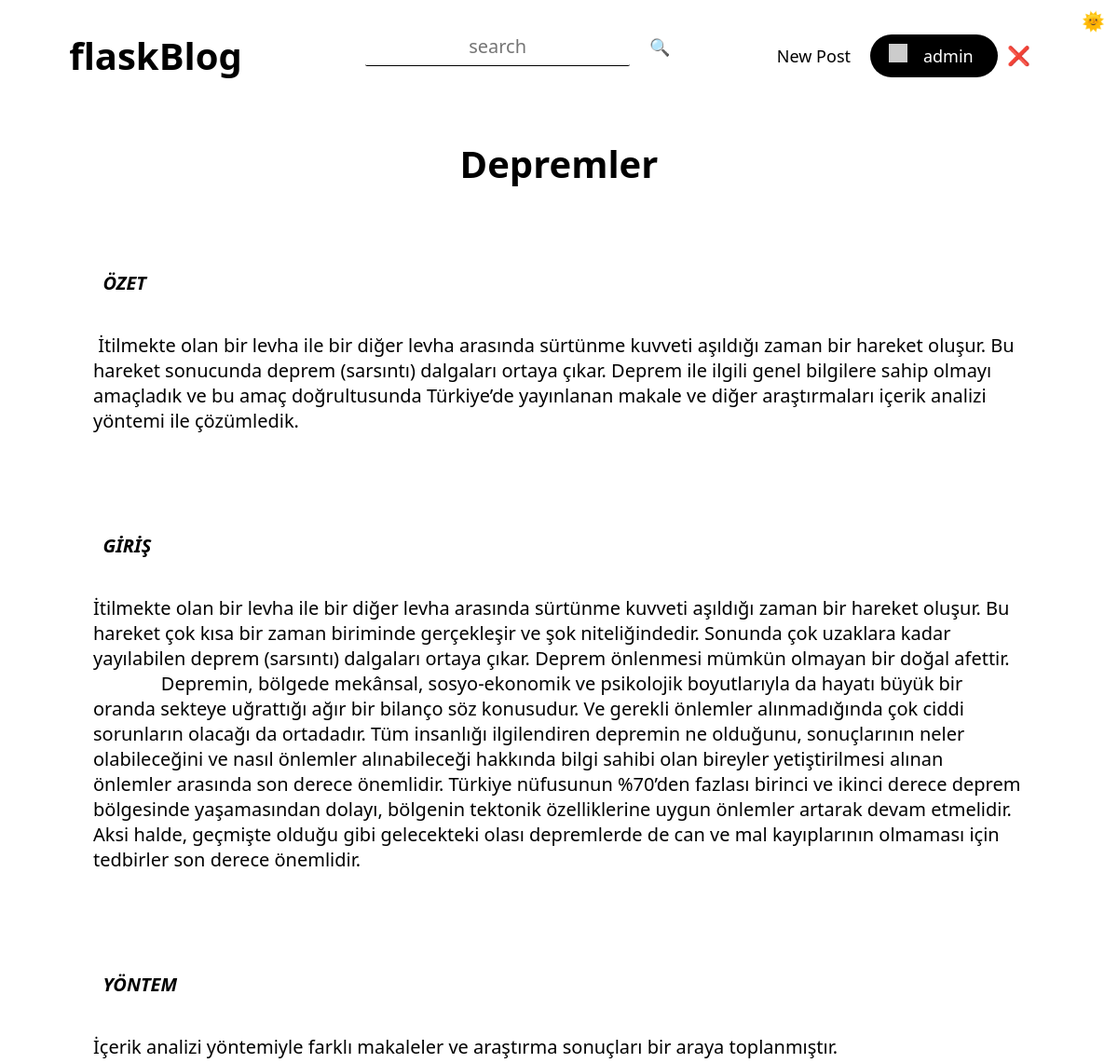
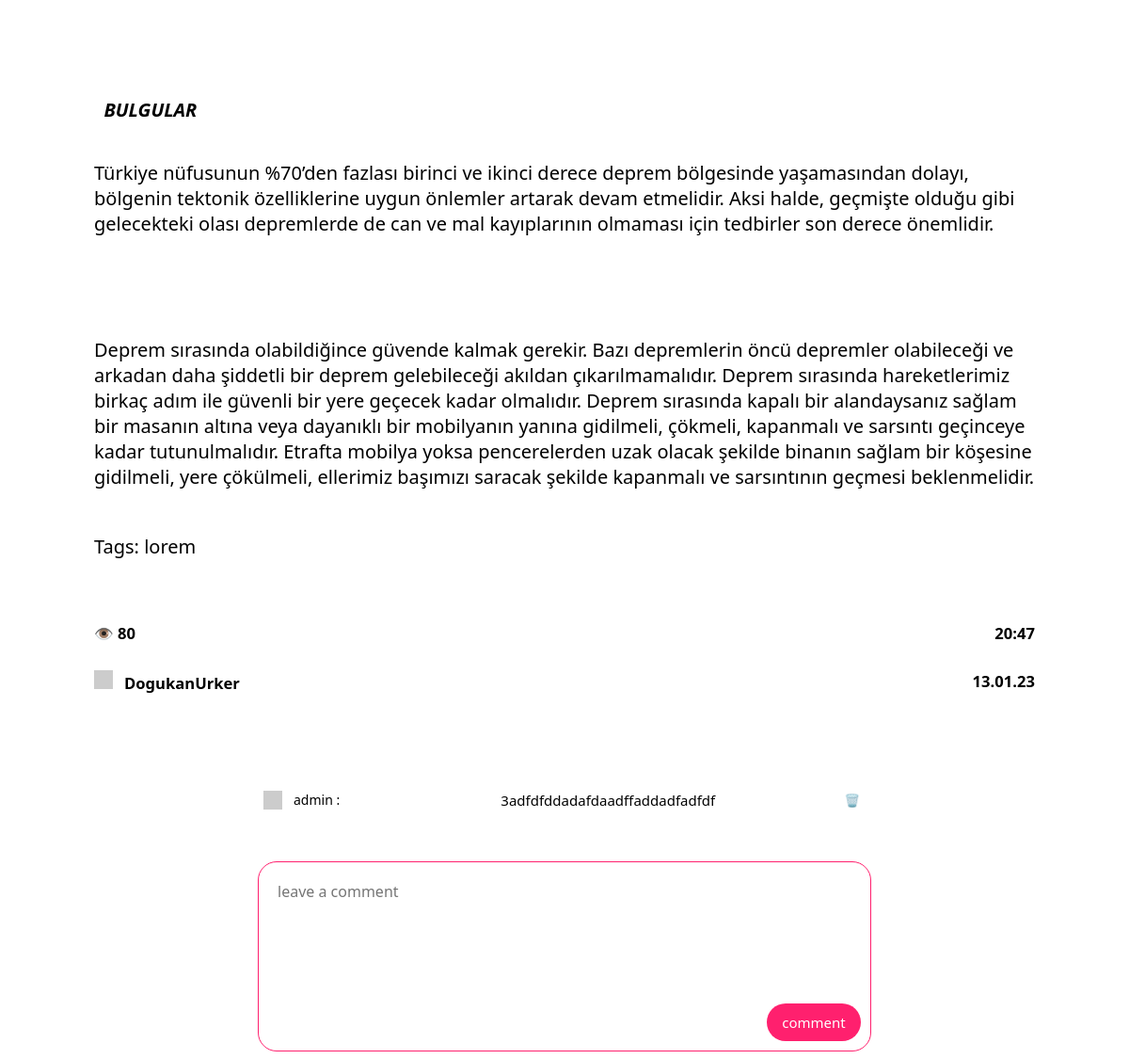
Screenshot of /post/1 (signed in) with the database file from the repository (2 pictures, top to bottom).
### tables this page shows
CREATE TABLE "posts" (
	"id"	INTEGER NOT NULL UNIQUE,
	"title"	TEXT NOT NULL,
	"tags"	TEXT,
	"content"	TEXT NOT NULL,
	"author"	TEXT NOT NULL,
	"date"	TEXT NOT NULL,
	"time"	TEXT NOT NULL,
	"views"	TEXT,
	"lastEditDate"	TEXT,
	"lastEditTime"	TEXT,
	PRIMARY KEY("id" AUTOINCREMENT)
);

### routes/post.py (the view)
@postBlueprint.route("/post/<int:postID>", methods=["GET", "POST"])
def post(postID):
    form = commentForm(request.form)
    connection = sqlite3.connect("db/posts.db")
    cursor = connection.cursor()
    cursor.execute(f"select id from posts")
    posts = str(cursor.fetchall())
    match str(postID) in posts:
        case True:
            message("2", f'POST: "{postID}" FOUND')
            connection = sqlite3.connect("db/posts.db")
            cursor = connection.cursor()
            cursor.execute(f'select * from posts where id = "{postID}"')
            post = cursor.fetchone()
            cursor.execute(f'update posts set views = views+1 where id = "{postID}"')
            connection.commit()
            if request.method == "POST":
                if "postDeleteButton" in request.form:
                    deletePost(postID)
                    return redirect(f"/")
                elif "commentDeleteButton" in request.form:
                    deleteComment(request.form["commentID"])
                    return redirect(f"/post/{postID}")
                else:
                    comment = request.form["comment"]
                    connection = sqlite3.connect("db/comments.db")
                    cursor = connection.cursor()
                    cursor.execute(
                        "insert into comments(post,comment,user,date,time) \
                        values(?, ?, ?, ?, ?)",
                        (
                            postID,
                            comment,
                            session["userName"],
                            currentDate(),
                            currentTime(),
                        ),
                    )
                    connection.commit()
                    addPoints(5, session["userName"])
                    flash("You earned 5 points by commenting ", "success")
                    return redirect(f"/post/{postID}")
            connection = sqlite3.connect("db/comments.db")
            cursor = connection.cursor()
            cursor.execute(f'select * from comments where post = "{postID}"')
            comments = cursor.fetchall()
            return render_template(
                "post.html",
                id=post[0],
                title=post[1],
                tags=post[2],
                content=post[3],
                author=post[4],
                views=post[7],
                date=post[5],
                time=post[6],
                form=form,
                comments=comments,
            )
        case False:
            message("1", "404")
            return render_template("404.html")

### forms.py
class commentForm(Form):
    comment = TextAreaField(
        "Comment",
        [validators.Length(min=20, max=500), validators.InputRequired()],
        render_kw={"placeholder": "leave a comment"},
    )

### app.py (called while the page is built)
@app.context_processor
def utility_processor():
    getProfilePicture
    return dict(getProfilePicture=getProfilePicture)

### helpers.py (called while the page is built)
def currentDate():
    return datetime.now().strftime("%d.%m.%y")

def currentTime(seconds=False):
    match seconds:
        case False:
            return datetime.now().strftime("%H:%M")
        case True:
            return datetime.now().strftime("%H:%M:%S")

def message(color, message):
    print(
        f"\n\033[94m[{currentDate()}\033[0m"
        f"\033[95m {currentTime(True)}]\033[0m"
        f"\033[9{color}m {message}\033[0m\n"
    )
    logFile = open("log.log", "a")
    logFile.write(f"[{currentDate()}" f"|{currentTime(True)}]" f" {message}\n")
    logFile.close()

def getProfilePicture(userName):
    connection = sqlite3.connect("db/users.db")
    cursor = connection.cursor()
    cursor.execute(
        f'select profilePicture from users where lower(userName) = "{userName.lower()}"'
    )
    return cursor.fetchone()[0]

### templates/post.html (shortened to what this page needs)
{% extends 'layout.html'%} {%block head%}
<link
  rel="stylesheet"
  href="{{ url_for('static', filename='css/post.css') }}"
/>
{% endblock head %} {%block body%}
<div class="post centeredHorizontally">
  <h1 class="title">{{title}}</h1>
  <p class="content">
    {{content|safe}} <br />
    Tags: {{tags.replace(",",", ")}}
  </p>
  <div class="bottomBar">
    <div>
      <h5>👁️ {{views}}</h5>
      <a href="/user/{{author|lower}}">
        <h5 class="author">
          <img
            class="profilePicture"
            src="{{ getProfilePicture(author) }}"
          />{{author}}
        </h5></a
      >
    </div>
    <div class="dateTime">
      <h5>{{time}}</h5>
      <h5 class="date">{{date}}</h5>
    </div>
  </div>
   {% for comment in comments %}
  <div class="comments">
    <img class="profilePicture" src="{{ getProfilePicture(comment[3]) }}" />
    <section class="commentUserNameContainer">
      <a href="/user/{{comment[3]|lower}}" class="commentUserName"
        >{{comment[3]}} :</a
      >
    </section>
    <p class="centeredHorizontally">{{comment[2]}}</p>
    {% if session["userName"] == comment[3] %}
    <form method="post">
      <button type="submit" name="commentDeleteButton">🗑️</button>
    </form>
    {% endif %} {% endfor %}
  </div>
  <form method="post" class="commentForm">
    {% if session["userName"] %} {{form.comment(class_="comment")}}
    <button type="submit" class="btnSubmit">comment</button>
    {% endif %}
  </form>
</div>
{% endblock body %}

### templates/layout.html (shortened to what this page needs)
<!DOCTYPE html>
<html lang="en">
  <head>
    <link
      rel="stylesheet"
      href="{{ url_for('static', filename='css/general.css') }}"
    />
    {% block head %} {% endblock head %}
  </head>
  <body>
    {% include 'changeTheme.html'%} {% include 'navbar.html'%} {% include
    'flash.html'%} {% block body %} {% endblock body %}
    <link
      href="https://cdn.jsdelivr.net/npm/summernote@0.8.18/dist/summernote-lite.min.css"
      rel="stylesheet"
    />
    <link
      rel="stylesheet"
      href="{{ url_for('static', filename='css/editor.css') }}"
    />
  </body>
</html>

### templates/changeTheme.html (shortened to what this page needs)
<link
  rel="stylesheet"
  href="{{ url_for('static', filename='css/changeTheme.css') }}"
/>
<section class="changeThemeContainer">
  <button class="changeTheme btn" onclick="toDark()">🌞</button>
</section>

### templates/navbar.html (shortened to what this page needs)
<link
  rel="stylesheet"
  href="{{ url_for('static', filename='css/navbar.css') }}"
/>
<div class="navbar">
  <a href="/"><h1 class="btn btnLink btnHome">flaskBlog</h1></a>
  <div class="searchBar">
    <input
      type="text"
      id="searchInput"
      class="input"
      autocomplete="off"
      placeholder="search"
    /><button onclick="search()" class="btn">🔍</button>
  </div>
  <div class="btns">
    {% if session["userName"] %}
    <a href="/createpost">
      <button class="btn btnLink">New Post</button>
    </a>
    <a href="/user/{{session['userName'].lower()}}">
      <div class="btn btnPrimary user">
        <img
          class="profilePicture"
          src="{{ getProfilePicture(session['userName']) }}"
        />
        <button class="btn profileText">{{session["userName"]}}</button>
      </div>
    </a>
    <a href="/test-logout" title="test-logout" id="logoutButton">❌</a>
    {% elif hideLogin %}
    <a href="/signup"><button class="btn btnLink">Sign Up</button></a>
    {% elif hideSignUp %}
    <a href="/login/redirect=&"><button class="btn btnLink">Login</button></a>
    {%else%}
    <a href="/login/redirect=&"><button class="btn btnLink">Login</button></a>
    <a href="/signup"><button class="btn btnPrimary">Sign Up</button></a>
    {% endif %}
  </div>
</div>

### templates/flash.html (shortened to what this page needs)
<link
  rel="stylesheet"
  href="{{ url_for('static', filename='css/flash.css') }}"
/>

### static/css/general.css (style rules this page uses)
:root { --themePrimary: #000; --themeSecondary: #fff; --themeHelper: #303030; --primaryColor: #ff206e; --primaryHelper: #FF4F8C; }
* { font-family: system-ui, "Segoe UI", Roboto, Helvetica, Arial, sans-serif, "Apple Color Emoji", "Segoe UI Emoji", "Segoe UI Symbol"; color: var(--themePrimary); }
html { font-size: 125% !important; }
body { background-color: var(--themeSecondary); }
a { text-decoration: none; user-select: none; }
button { background-color: transparent; border: 0; }
.input { margin-bottom: 1rem; border: 0px; height: 2rem; width: 14rem; text-align: center; display: block; color: var(--themePrimary); background-color: transparent; font-size: 1rem; border-bottom: 1px solid var(--themePrimary); transition: 0.4s; border-radius: 0.1rem; }
.centeredHorizontally { margin-left: auto; margin-right: auto; }
.btn { height: fit-content; width: fit-content; border-radius: 2rem; border: 0px; transition: 0.25s; font-weight: 500; cursor: pointer; font-size: 0.9rem; text-align: center; margin: 0rem 0.25rem; }
.btnPrimary { padding: 0.5rem 1rem 0.5rem 1rem; color: var(--themeSecondary); background-color: var(--themePrimary); }
.btnLink { background-color: transparent; }

### static/css/post.css (style rules this page uses)
.post { display: flex; flex-direction: column; max-width: 50rem; margin-top: 1.5rem; }
.post h1 { text-align: center; }
.title { font-size: 2rem; }
.bottomBar { display: flex; align-items: stretch; justify-content: space-between; }
.comment { display: block; width: 25rem; height: 8rem; background-color: transparent; border: none; resize: none; padding: 1rem; font-size: 0.8rem; }
.btnSubmit { background-color: var(--primaryColor); color: var(--themeSecondary); border: 0px; border-radius: 1rem; height: 2rem; width: 5rem; font-size: 0.75rem; transition: 0.25s; margin: auto 0.5rem 0.5rem 0rem; cursor: pointer; }
.commentForm { margin: 2rem auto 0 auto; display: flex; justify-content: space-between; width: fit-content; border: 1px solid var(--primaryColor); border-radius: 1rem; }
.comments { margin: 3rem auto 0 auto; width: 32rem; font-size: 0.75rem; display: flex; justify-content: space-between; flex-wrap: wrap; align-items: center; }
.commentUserNameContainer { font-size: 0.7rem; margin-right: 2rem; }
.profilePicture { margin-right: 0.6rem; }
.dateTime h5 { text-align: right; }

### static/css/changeTheme.css (style rules this page uses)
.changeThemeContainer { position: relative; user-select: none; }
.changeTheme { font-size: 1rem; position: absolute; top: 0px; right: 0px; margin: 0; }

### static/css/navbar.css (style rules this page uses)
.navbar { align-items: center; display: flex; width: 100%; justify-content: space-around; padding-top: 1rem; user-select: none; }
.btns { margin-right: 12rem; order: 5; }
.btnHome { margin-left: 12rem; order: 1; font-size: 2rem; font-weight: 550; }
.profilePicture { height: 1rem; width: 1rem; display: inline-block; }
.user { text-align: center; display: inline-block; height: fit-content; }
.profileText { margin: 0; padding-left: 0; color: var(--themeSecondary); }
#searchInput { display: inline-block; margin-right: 0.5rem; }
@media (min-width: 1068px) and (max-width: 1600px) { .btnHome, .btns { margin-right: 2rem; } }
@media (min-width: 1068px) and (max-width: 1600px) { .btnHome { margin-left: 1rem; } }

### rows the page displays
posts: userName "admin", author "admin", comment "3adfdfddadafdaadffaddadfadfdf"
posts: title "Depremler", content "ÖZET İtilmekte olan bir levha ile bir diğer levha arasında sürtünme kuvveti aşıldığı zaman bir hareket oluşur. Bu hareket sonucunda deprem (sarsıntı) dalgaları ortaya çıkar. Deprem ile ilgili genel bilgilere sahip olmayı amaçladık ve bu amaç doğrultusunda Türkiye’de yayınlanan makale ve diğer araştırmaları içerik analizi yöntemi ile çözümledik. GİRİŞ İtilmekte olan bir levha ile bir diğer levha arasında sürtünme kuvveti aşıldığı zaman bir hareket oluşur. Bu hareket çok kısa bir zaman biriminde gerçekleşir ve şok niteliğindedir. Sonunda çok uzaklara kadar yayılabilen deprem (sarsıntı) dalgaları ortaya çıkar. Deprem önlenmesi mümkün olmayan bir doğal afettir. Depremin, bölgede mekânsal,…", replace "lorem", views "80", author "DogukanUrker", time "20:47", date "13.01.23"
